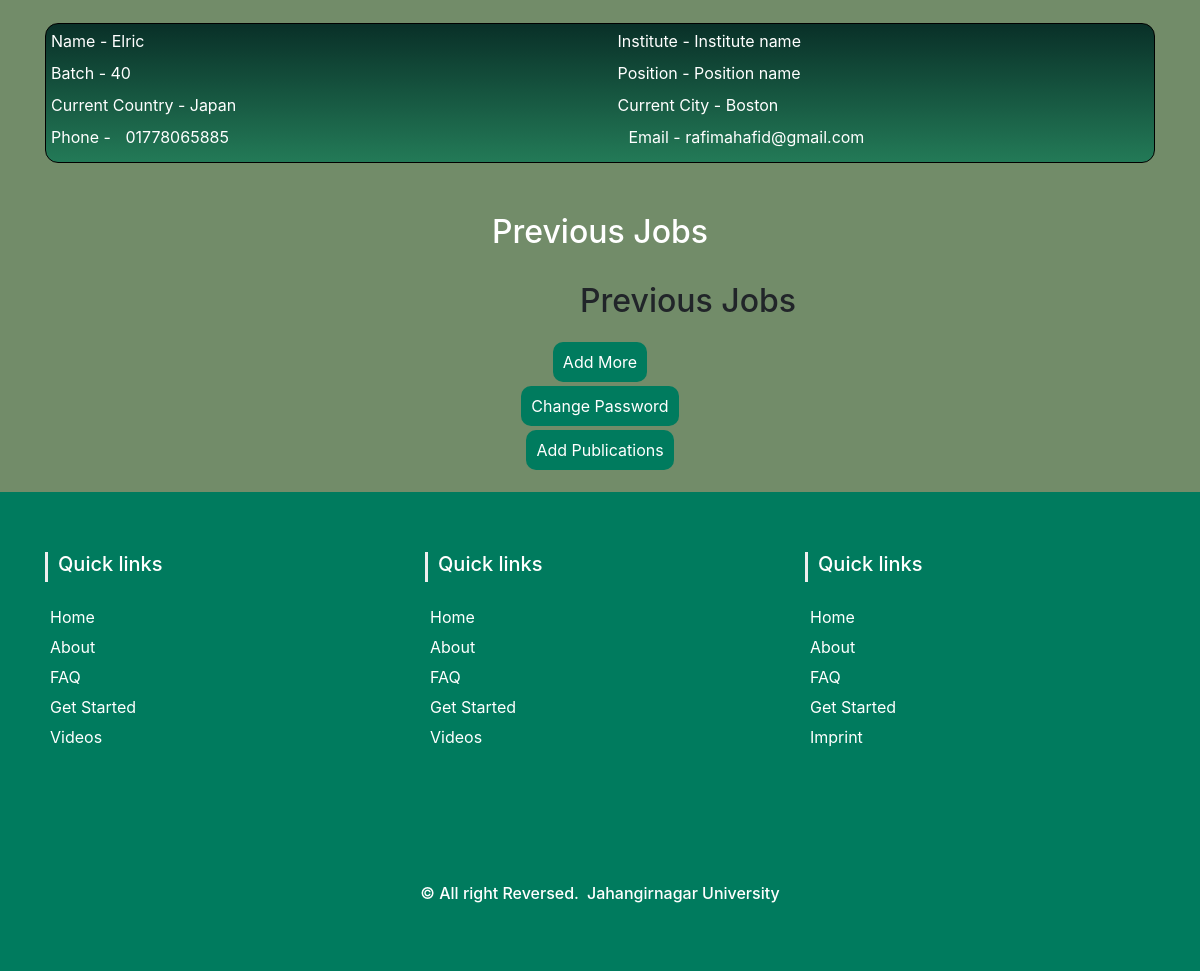
Page /profile.php (signed in, lower part) on the earlier database version.
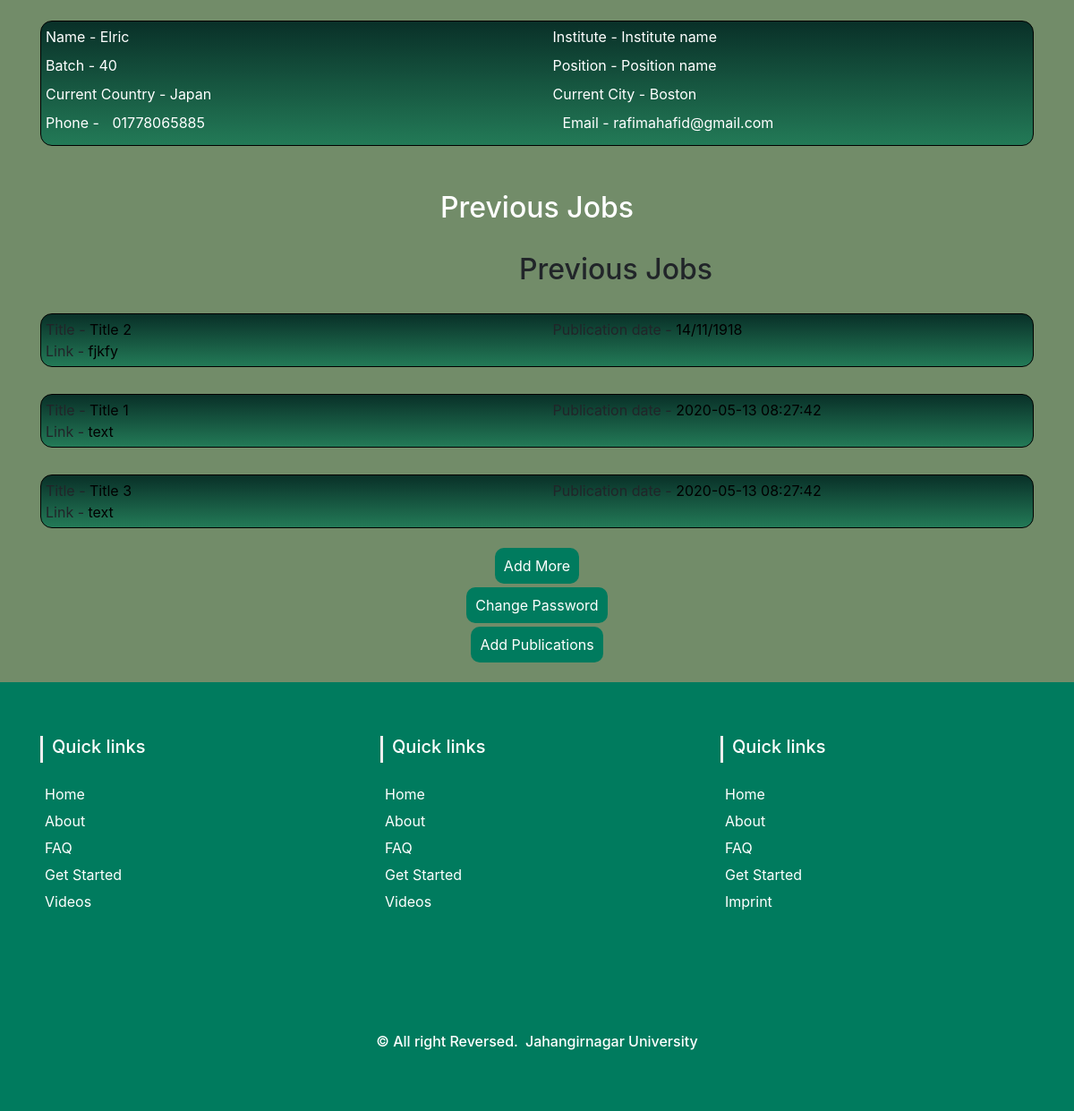
Same page on the later database version.
### tables this page shows
CREATE TABLE `user_info` (
  `id` int(11) NOT NULL,
  `user_id` int(11) DEFAULT NULL,
  `batch` int(11) DEFAULT NULL,
  `image` varchar(255) DEFAULT NULL,
  `name` varchar(255) DEFAULT NULL,
  `phone` varchar(255) DEFAULT NULL,
  `current_country` varchar(255) DEFAULT NULL,
  `current_city` varchar(255) DEFAULT NULL,
  `created` datetime(6) DEFAULT NULL,
  `updated` datetime(6) DEFAULT NULL
);

CREATE TABLE `user` (
  `id` int(11) NOT NULL,
  `email` varchar(255) DEFAULT NULL,
  `password` varchar(255) DEFAULT NULL,
  `token` varchar(255) DEFAULT NULL,
  `is_valid` tinyint(1) DEFAULT NULL,
  `created` datetime(6) DEFAULT NULL,
  `updated` datetime(6) DEFAULT NULL
);

CREATE TABLE `publications` (
  `id` int(6) NOT NULL,
  `user_id` int(6) NOT NULL,
  `title` text NOT NULL,
  `link` varchar(256) NOT NULL,
  `date` varchar(255) NOT NULL,
  `created` datetime NOT NULL,
  `updated` datetime NOT NULL
);

### profile.php (the view, shortened to what this page needs)
<!DOCTYPE html>
<html lang="en">
<head>
    <link rel="stylesheet" href="https://maxcdn.bootstrapcdn.com/bootstrap/4.5.0/css/bootstrap.min.css">
    <link rel="stylesheet" href="css/style.css">
    <link rel="stylesheet" href="css/animate.css">
    <link rel="stylesheet" href="css/profile.css">
</head>
<body class="Main">
    <?php
    $uMail = $_SESSION["user_mail"];
    $uId = $_SESSION["user_id"];
    $hostname = "localhost:3325";
    $username = "root";
    $password = "";
    $dbname = "alumni";
    $link = mysqli_connect($hostname, $username, $password, $dbname);
    $sql1 = "Select * from user where email = '$uMail' ";
    $resEmail = mysqli_query($link, $sql1);
    $sql2 = "Select * from user_info where user_id = '$uId' ";
    $resID = mysqli_query($link, $sql2);
    $sql3 = "Select * from user_career where user_id = '$uId' ";
    $resCareer = mysqli_query($link, $sql3);
    $sql4 = "Select * from publications where user_id = '$uId' ";
    $resPublication = mysqli_query($link, $sql4);
    $row1 = mysqli_fetch_assoc($resEmail);
    $row2 = mysqli_fetch_assoc($resID);
    ?>
    <div class="container main_info_area">
        <div class="user_information">
            <div class="row">
                <div class="col-md-6 name_batch">
                    <label class="Label1">Name - </label><a class="Label" href="#"> <?php echo $row2['name']; ?>
                    </a><br>
                    <label class="Label1">Batch - </label><a class="Label" href="#"> <?php echo $row2['batch']; ?>
                    </a><br>
                    <label class="Label1">Current Country - </label><a class="Label" href="#">
                        <?php echo $row2['current_country']; ?> </a><br>
                </div>
                <div class="col-md-6 institute">
                    <label class="Label1">Institute - </label><a class="Label" href="#"> Institute name </a><br>
                    <label class="Label1">Position - </label><a class="Label" href="#"> Position name </a><br>
                    <label class="Label1">Current City - </label><a class="Label" href="#">
                        <?php echo $row2['current_city']; ?> </a><br>
                </div>
            </div>
            <div class="contact">
                <label class="Label">Phone - </label><a class="Label phone" href="#" class="phone">
                    <?php echo $row2['phone']; ?> </a>
                <label class="Label">Email - </label><a class="Label email" href="#" class="mail">
                    <?php echo $row1['email']; ?>
                </a>
            </div>
        </div>
    </div>
    <?php
    if ($resCareer) {
    ?>
    <h2 class="header">Previous Jobs</h2>
    <?php
    }
    ?>
    <?php
    if ($resPublication) {
    ?>
    <h2 style="margin-left:580px; margin-top:20px;">Previous Jobs</h2>
    <?php
        while ($row1 = mysqli_fetch_row($resPublication)) {
            $title = $row1[2];
            $link = $row1[3];
            $date = $row1[4];
        ?>
    <div class="container main_info_area">
        <div class="user_information">
            <div class="row">
                <div class="col-md-6 name_batch">
                    Title - <a style="text-decoration:none;color:black" href="#"> <?php echo $title; ?> </a><br>
                    Link - <a style="text-decoration:none;color:black" href="#"> <?php echo $link; ?> </a><br>
                </div>
                <div class="col-md-6 institute">
                    Publication date - <a style="text-decoration:none;color:black" href="#"> <?php echo $date; ?>
                    </a><br>
                </div>
            </div>
        </div>
    </div>
    <?php
        }
    }
    ?>
    <div style="margin-top:30px;margin-bottom:30px" class="container">
        <div class="add_more">
            <a style="color:white; padding:10px 10px; background:#007B5E; border-radius:10px; text-decoration:none"
                class="more_btn" href="add_More.php">Add More</a>
        </div>
        <div class="add_more">
            <a style="color:white; padding:10px 10px; background:#007B5E; border-radius:10px; text-decoration:none"
                class="more_btn" href="change_Pass.php">Change Password</a>
        </div>
        <div class="add_more">
            <a style="color:white; padding:10px 10px; background:#007B5E; border-radius:10px; text-decoration:none"
                class="more_btn" href="add_Publications.php">Add Publications</a>
        </div>
    </div>
    <section>
        <?php include('layout/footer.php') ?>
    </section>
</body>
</html>

### layout/footer.php (shortened to what this page needs)
<section id="footer">
    <div class="container">
        <div class="row text-center text-xs-center text-sm-left text-md-left">
            <div class="col-xs-12 col-sm-4 col-md-4">
                <h5>Quick links</h5>
                <ul class="list-unstyled quick-links">
                    <li><a href="#"><i class="fa fa-angle-double-right"></i>Home</a></li>
                    <li><a href="#"><i class="fa fa-angle-double-right"></i>About</a></li>
                    <li><a href="#"><i class="fa fa-angle-double-right"></i>FAQ</a></li>
                    <li><a href="#"><i class="fa fa-angle-double-right"></i>Get
                            Started</a></li>
                    <li><a href="#"><i class="fa fa-angle-double-right"></i>Videos</a></li>
                </ul>
            </div>
            <div class="col-xs-12 col-sm-4 col-md-4">
                <h5>Quick links</h5>
                <ul class="list-unstyled quick-links">
                    <li><a href="#"><i class="fa fa-angle-double-right"></i>Home</a></li>
                    <li><a href="#"><i class="fa fa-angle-double-right"></i>About</a></li>
                    <li><a href="#"><i class="fa fa-angle-double-right"></i>FAQ</a></li>
                    <li><a href="#"><i class="fa fa-angle-double-right"></i>Get
                            Started</a></li>
                    <li><a href="#"><i class="fa fa-angle-double-right"></i>Videos</a></li>
                </ul>
            </div>
            <div class="col-xs-12 col-sm-4 col-md-4">
                <h5>Quick links</h5>
                <ul class="list-unstyled quick-links">
                    <li><a href="#"><i class="fa fa-angle-double-right"></i>Home</a></li>
                    <li><a href="#"><i class="fa fa-angle-double-right"></i>About</a></li>
                    <li><a href="#"><i class="fa fa-angle-double-right"></i>FAQ</a></li>
                    <li><a href="#"><i class="fa fa-angle-double-right"></i>Get
                            Started</a></li>
                    <li><a href="https://wwwe.sunlimetech.com" title="Design and developed by">Imprint</a></li>
                </ul>
            </div>
        </div>
        <div class="row">
            <div class="col-xs-12 col-sm-12 col-md-12 mt-2 mt-sm-5">
                <ul class="list-unstyled list-inline social text-center">
                    <li class="list-inline-item"><a href="#"><i class="fa fa-facebook"></i></a></li>
                    <li class="list-inline-item"><a href="#"><i class="fa fa-twitter"></i></a></li>
                    <li class="list-inline-item"><a href="#"><i class="fa fa-instagram"></i></a></li>
                    <li class="list-inline-item"><a href="#"><i class="fa fa-google-plus"></i></a></li>
                    <li class="list-inline-item"><a href="#" target="_blank"><i class="fa fa-envelope"></i></a></li>
                </ul>
            </div>
        </div>
        <div class="row">
            <div class="col-xs-12 col-sm-12 col-md-12 mt-2 mt-sm-2 text-center text-white">
                <p class="h6">© All right Reversed.<a class="text-green ml-2" href="#" target="_blank">Jahangirnagar
                        University</a></p>
            </div>
        </div>
    </div>
</section>

### css/style.css (style rules this page uses)
* { margin: 0; padding: 0; }
#footer { padding: 60px 0; background: #007b5e !important; }
#footer h5 { padding-left: 10px; border-left: 3px solid #eeeeee; padding-bottom: 6px; margin-bottom: 20px; color: #ffffff; }
#footer a { color: #ffffff; text-decoration: none !important; background-color: transparent; -webkit-text-decoration-skip: objects; }
#footer ul.social li { padding: 3px 0; }
#footer ul.social li a, #footer ul.quick-links li a { color: #ffffff; }
#footer ul.quick-links li { padding: 3px 0; -webkit-transition: .5s all ease; -moz-transition: .5s all ease; transition: .5s all ease; }

### css/profile.css (style rules this page uses)
.user_information { border: 1px solid black; border-radius: 13px; padding: 5px 0; padding-left: 5px; background: linear-gradient(#093028,#237A57); }
.phone { padding-left: 10px; padding-right: 395px; }
.add_more { text-align: center; margin: 20px 0px; }
.main_info_area { margin-top: 30px; }
.Main { background: #728C69; }
.header { text-align: center; margin-bottom: 30px; margin-top: 50px; color: white; }
.Label { text-decoration: none; color: white; }
.Label1 { color: white; }
.phone { color: white; padding-right: 395px; }
.email { color: white; }

Differences in the rows shown:
added publications: title "Title 2", link "fjkfy", date "14/11/1918"
added publications: title "Title 1", link "text", date "2020-05-13 08:27:42"
added publications: title "Title 3", link "text", date "2020-05-13 08:27:42"
